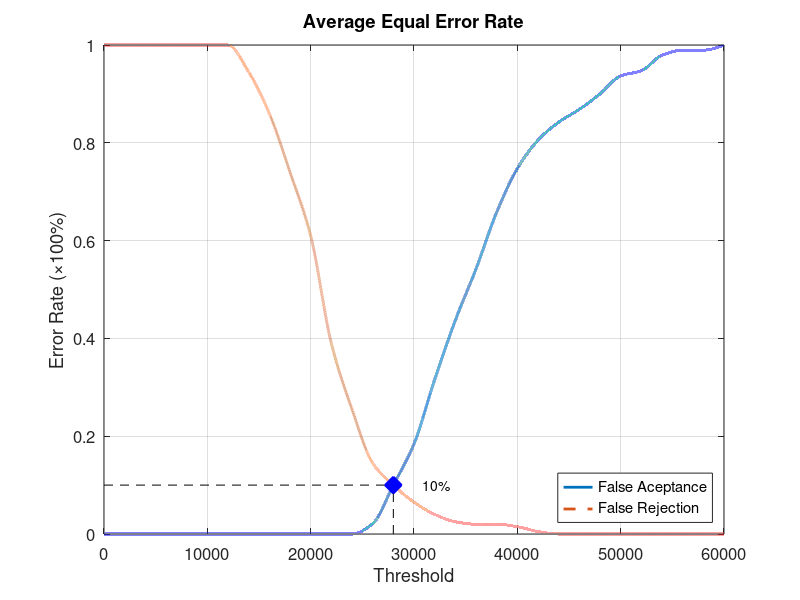
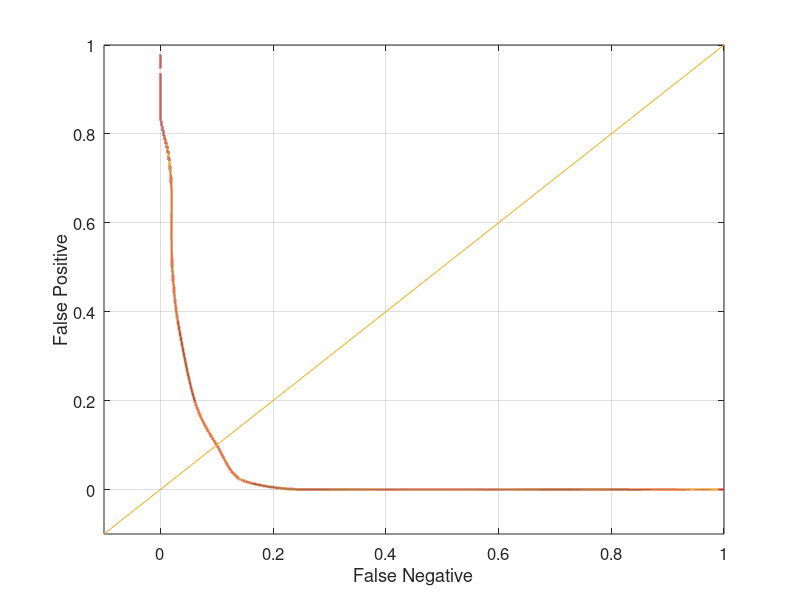

Here is the MATLAB script that generated these plots, in order:
function yEER = Database4_1
close all;
clear;
clc;
x = 0:2000:60000;
xq = 0:0.5:60000;

y0 = [0 0 0 0 0 0 0 0 0 0 0 0 0 0.0210526 0.1 0.184211 0.315789 0.436842 0.542105 0.657895 0.747368 0.805263 0.842105 0.868421 0.9 0.936842 0.947368 0.978947 0.989474 0.989474 1];
yy0 = interp1(x, y0, xq, 'pchip');
y1 = [1 1 1 1 1 1 1 0.945 0.86 0.74 0.61 0.39 0.255 0.145 0.1 0.065 0.04 0.025 0.02 0.02 0.015 0.005 0 0 0 0 0 0 0 0 0];
yy1 = interp1(x, y1, xq, 'pchip');

% Calculating EER: 
y2 = abs(y0 - y1);
find(y2 == min(y2))
yy2 = abs(yy0 - yy1);
xEER = find(yy2 == min(yy2));
xEERIndex = xq(xEER) % X-axis EER
yEER = yy0(xEER) % Y-axis EER

main = figure
plot(xq, yy0,'-','LineWidth', 2);	hold on
plot(xq, yy1,'--','LineWidth', 2);	hold on
plot([xEERIndex xEERIndex], [0 yEER], 'k--');	hold on
plot([0 xEERIndex], [yEER yEER], 'k--');	hold on
plot(xEERIndex, yEER, 'bx', 'LineWidth', 10);	hold on
text(xEERIndex + 10 * xEERIndex / 100, yEER, [num2str(round((10000 * yEER)) / 100) '%'])
legend('False Aceptance', 'False Rejection', 'Location', 'SouthEast')
xlabel('Threshold')
ylabel('Error Rate (\times100%)')
title('Average Equal Error Rate')
set(gca, 'FontSize', 12)
axis([0 60000 0 1])
grid on

print(main, 'Database4_1Main', '-dpng');
FNRxFPR = figure('Color', [1 1 1]);
plot(yy1, yy0, '-', yy1, yy0, 'LineWidth', 2);
hold on
y = -0.1:0.1:1
plot(y, y); 
set(gca, 'FontSize', 12)
xlabel('False Negative')
ylabel('False Positive')
axis([-0.1 1 -0.1 1])
set(gca, 'FontSize', 12)
grid on

print(FNRxFPR, 'Database4_1FNRxFPR','-dpng');
end
